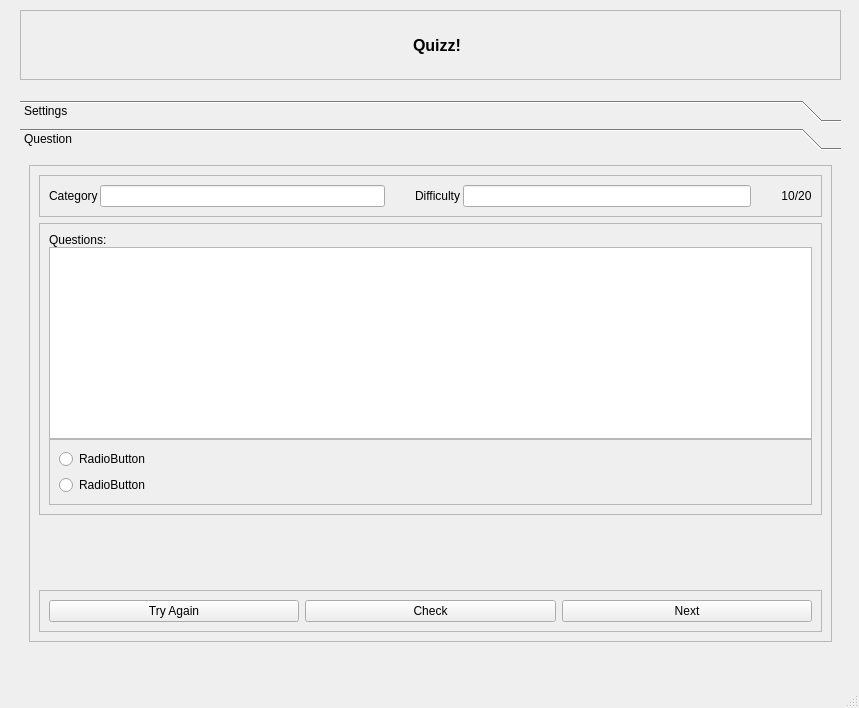
<?xml version="1.0" encoding="UTF-8"?>
<ui version="4.0">
 <class>MainWindow</class>
 <widget class="QMainWindow" name="MainWindow">
  <property name="geometry">
   <rect>
    <x>0</x>
    <y>0</y>
    <width>859</width>
    <height>708</height>
   </rect>
  </property>
  <property name="windowTitle">
   <string>Quiz</string>
  </property>
  <property name="windowIcon">
   <iconset>
    <normaloff>../../../../Users/DELL/Desktop/craps/qz.png</normaloff>../../../../Users/DELL/Desktop/craps/qz.png</iconset>
  </property>
  <property name="styleSheet">
   <string notr="true">QToolBox::tab,
QPushButton,
QLabel,
QplaintextEdit,
QRadioButton,
QStatusBar,
{
font-family:system-ui;
font-size:14px;
}
#tittle_frame{
background-color:#393e4d;
}

#tittle_frame QLabel{
font-family: Zurich XBIK BT;
font-size:30px;
color:#fff;
}
QToolBoxButton{
min-height:35px;
}
QToolBox::tab{
background:qlineargradient(x1:0,y1:0,x2:0,y2:1,
stop:0#a6a29a,stop:0.4#DDDDDD,
stop:0.6 #D8D8D8,stop:1.0 #a6a29a);
padding:0.10px;
}
QToolBox::tab:selected{
font: italic;
font-weight:600;
}
QLabel{
border-radiu:3px;
padding:5px;
color:#0a3622;
min-height:20px;

}
QcomboBox, QspinBox, QLineEdit{
min-height:20px;
padding:5px;
font-family: Times New Roman;
font-size:14px;
color:#3232CD;
}
QPushButton {
    padding: 10px;
    border-top-right-radius: 10px 15px; /* Using single values for simplicity as multi-value might be interpreted differently */
    border-top-left-radius: 5px;
    border-bottom-left-radius: 10px  15px;
    border-bottom-right-radius: 5px;
    max-width: 200px;
    background-color: #2d6df4;
    font-weight: bold; /* Changed to 'bold' for clearer compatibility */
    color: #fff;
}
</string>
  </property>
  <widget class="QWidget" name="centralwidget">
   <widget class="QToolBox" name="toolBox">
    <property name="geometry">
     <rect>
      <x>20</x>
      <y>100</y>
      <width>821</width>
      <height>551</height>
     </rect>
    </property>
    <property name="currentIndex">
     <number>1</number>
    </property>
    <widget class="QWidget" name="widget">
     <property name="geometry">
      <rect>
       <x>0</x>
       <y>0</y>
       <width>821</width>
       <height>491</height>
      </rect>
     </property>
     <attribute name="label">
      <string>Settings</string>
     </attribute>
     <layout class="QGridLayout" name="gridLayout_3">
      <item row="0" column="0">
       <widget class="QFrame" name="db_frame">
        <property name="frameShape">
         <enum>QFrame::Shape::StyledPanel</enum>
        </property>
        <property name="frameShadow">
         <enum>QFrame::Shadow::Raised</enum>
        </property>
        <layout class="QGridLayout" name="gridLayout_2">
         <property name="leftMargin">
          <number>15</number>
         </property>
         <property name="topMargin">
          <number>20</number>
         </property>
         <property name="rightMargin">
          <number>15</number>
         </property>
         <property name="bottomMargin">
          <number>9</number>
         </property>
         <property name="horizontalSpacing">
          <number>15</number>
         </property>
         <item row="1" column="0">
          <widget class="QLabel" name="label_11">
           <property name="text">
            <string>Select Category</string>
           </property>
          </widget>
         </item>
         <item row="1" column="2">
          <widget class="QLabel" name="label_13">
           <property name="text">
            <string>Select Type</string>
           </property>
          </widget>
         </item>
         <item row="0" column="3">
          <widget class="QComboBox" name="comboBox_5"/>
         </item>
         <item row="0" column="0">
          <widget class="QLabel" name="label_14">
           <property name="text">
            <string>Number of Questions</string>
           </property>
          </widget>
         </item>
         <item row="1" column="1">
          <widget class="QComboBox" name="comboBox_6"/>
         </item>
         <item row="1" column="3">
          <widget class="QComboBox" name="comboBox_4"/>
         </item>
         <item row="0" column="2">
          <widget class="QLabel" name="label_12">
           <property name="text">
            <string>Select Difficulty</string>
           </property>
          </widget>
         </item>
         <item row="0" column="1">
          <widget class="QSpinBox" name="spinBox_2">
           <property name="minimum">
            <number>1</number>
           </property>
           <property name="maximum">
            <number>20</number>
           </property>
           <property name="value">
            <number>20</number>
           </property>
          </widget>
         </item>
         <item row="2" column="0" colspan="4">
          <widget class="QFrame" name="frame_2">
           <property name="frameShape">
            <enum>QFrame::Shape::StyledPanel</enum>
           </property>
           <property name="frameShadow">
            <enum>QFrame::Shadow::Raised</enum>
           </property>
           <widget class="QPushButton" name="pushButton_4">
            <property name="geometry">
             <rect>
              <x>150</x>
              <y>40</y>
              <width>451</width>
              <height>24</height>
             </rect>
            </property>
            <property name="text">
             <string>Get New Question</string>
            </property>
           </widget>
          </widget>
         </item>
        </layout>
       </widget>
      </item>
     </layout>
    </widget>
    <widget class="QWidget" name="page_2">
     <property name="geometry">
      <rect>
       <x>0</x>
       <y>0</y>
       <width>821</width>
       <height>491</height>
      </rect>
     </property>
     <attribute name="label">
      <string>Question</string>
     </attribute>
     <layout class="QGridLayout" name="gridLayout_5">
      <item row="0" column="0">
       <widget class="QFrame" name="question_frame">
        <property name="frameShape">
         <enum>QFrame::Shape::StyledPanel</enum>
        </property>
        <property name="frameShadow">
         <enum>QFrame::Shadow::Raised</enum>
        </property>
        <layout class="QVBoxLayout" name="verticalLayout_3">
         <item>
          <widget class="QFrame" name="info_frame">
           <property name="frameShape">
            <enum>QFrame::Shape::StyledPanel</enum>
           </property>
           <property name="frameShadow">
            <enum>QFrame::Shadow::Raised</enum>
           </property>
           <layout class="QGridLayout" name="gridLayout_4">
            <property name="horizontalSpacing">
             <number>30</number>
            </property>
            <item row="0" column="0">
             <layout class="QHBoxLayout" name="horizontalLayout">
              <property name="spacing">
               <number>2</number>
              </property>
              <item>
               <widget class="QLabel" name="label_7">
                <property name="text">
                 <string>Category</string>
                </property>
               </widget>
              </item>
              <item>
               <widget class="QLineEdit" name="lineEdit"/>
              </item>
             </layout>
            </item>
            <item row="0" column="1">
             <layout class="QHBoxLayout" name="horizontalLayout_2">
              <property name="spacing">
               <number>2</number>
              </property>
              <item>
               <widget class="QLabel" name="label_8">
                <property name="text">
                 <string>Difficulty</string>
                </property>
               </widget>
              </item>
              <item>
               <widget class="QLineEdit" name="lineEdit_2"/>
              </item>
             </layout>
            </item>
            <item row="0" column="2">
             <widget class="QLabel" name="question_count_label">
              <property name="text">
               <string>10/20</string>
              </property>
              <property name="alignment">
               <set>Qt::AlignmentFlag::AlignCenter</set>
              </property>
             </widget>
            </item>
           </layout>
          </widget>
         </item>
         <item>
          <widget class="QFrame" name="questions_frame">
           <property name="frameShape">
            <enum>QFrame::Shape::StyledPanel</enum>
           </property>
           <property name="frameShadow">
            <enum>QFrame::Shadow::Raised</enum>
           </property>
           <layout class="QVBoxLayout" name="verticalLayout_2">
            <property name="spacing">
             <number>0</number>
            </property>
            <item>
             <widget class="QLabel" name="label_10">
              <property name="text">
               <string>Questions:</string>
              </property>
             </widget>
            </item>
            <item>
             <widget class="QPlainTextEdit" name="plainTextEdit"/>
            </item>
            <item>
             <widget class="QFrame" name="answer_frame">
              <property name="frameShape">
               <enum>QFrame::Shape::StyledPanel</enum>
              </property>
              <property name="frameShadow">
               <enum>QFrame::Shadow::Raised</enum>
              </property>
              <layout class="QVBoxLayout" name="verticalLayout">
               <item>
                <widget class="QRadioButton" name="radioButton">
                 <property name="text">
                  <string>RadioButton</string>
                 </property>
                </widget>
               </item>
               <item>
                <widget class="QRadioButton" name="radioButton_2">
                 <property name="text">
                  <string>RadioButton</string>
                 </property>
                </widget>
               </item>
              </layout>
             </widget>
            </item>
           </layout>
          </widget>
         </item>
         <item>
          <spacer name="verticalSpacer">
           <property name="orientation">
            <enum>Qt::Orientation::Vertical</enum>
           </property>
           <property name="sizeHint" stdset="0">
            <size>
             <width>20</width>
             <height>51</height>
            </size>
           </property>
          </spacer>
         </item>
         <item>
          <widget class="QFrame" name="function_frame">
           <property name="frameShape">
            <enum>QFrame::Shape::StyledPanel</enum>
           </property>
           <property name="frameShadow">
            <enum>QFrame::Shadow::Raised</enum>
           </property>
           <layout class="QHBoxLayout" name="horizontalLayout_3">
            <item>
             <widget class="QPushButton" name="pushButton">
              <property name="text">
               <string>Try Again</string>
              </property>
             </widget>
            </item>
            <item>
             <widget class="QPushButton" name="pushButton_2">
              <property name="text">
               <string>Check</string>
              </property>
             </widget>
            </item>
            <item>
             <widget class="QPushButton" name="pushButton_3">
              <property name="text">
               <string>Next</string>
              </property>
             </widget>
            </item>
           </layout>
          </widget>
         </item>
        </layout>
       </widget>
      </item>
     </layout>
    </widget>
   </widget>
   <widget class="QFrame" name="frame">
    <property name="geometry">
     <rect>
      <x>20</x>
      <y>10</y>
      <width>821</width>
      <height>70</height>
     </rect>
    </property>
    <property name="frameShape">
     <enum>QFrame::Shape::StyledPanel</enum>
    </property>
    <property name="frameShadow">
     <enum>QFrame::Shadow::Raised</enum>
    </property>
    <layout class="QGridLayout" name="gridLayout">
     <item row="0" column="0">
      <spacer name="horizontalSpacer">
       <property name="orientation">
        <enum>Qt::Orientation::Horizontal</enum>
       </property>
       <property name="sizeHint" stdset="0">
        <size>
         <width>315</width>
         <height>20</height>
        </size>
       </property>
      </spacer>
     </item>
     <item row="0" column="1">
      <widget class="QLabel" name="label">
       <property name="maximumSize">
        <size>
         <width>100</width>
         <height>50</height>
        </size>
       </property>
       <property name="text">
        <string/>
       </property>
       <property name="pixmap">
        <pixmap>../../../../Users/DELL/Desktop/craps/qz.png</pixmap>
       </property>
       <property name="scaledContents">
        <bool>true</bool>
       </property>
      </widget>
     </item>
     <item row="0" column="2">
      <widget class="QLabel" name="label_3">
       <property name="font">
        <font>
         <pointsize>12</pointsize>
         <bold>true</bold>
        </font>
       </property>
       <property name="text">
        <string>Quizz!</string>
       </property>
      </widget>
     </item>
     <item row="0" column="3">
      <spacer name="horizontalSpacer_2">
       <property name="orientation">
        <enum>Qt::Orientation::Horizontal</enum>
       </property>
       <property name="sizeHint" stdset="0">
        <size>
         <width>315</width>
         <height>20</height>
        </size>
       </property>
      </spacer>
     </item>
    </layout>
   </widget>
  </widget>
  <widget class="QMenuBar" name="menubar">
   <property name="geometry">
    <rect>
     <x>0</x>
     <y>0</y>
     <width>859</width>
     <height>33</height>
    </rect>
   </property>
  </widget>
  <widget class="QStatusBar" name="statusbar"/>
 </widget>
 <resources/>
 <connections/>
</ui>
